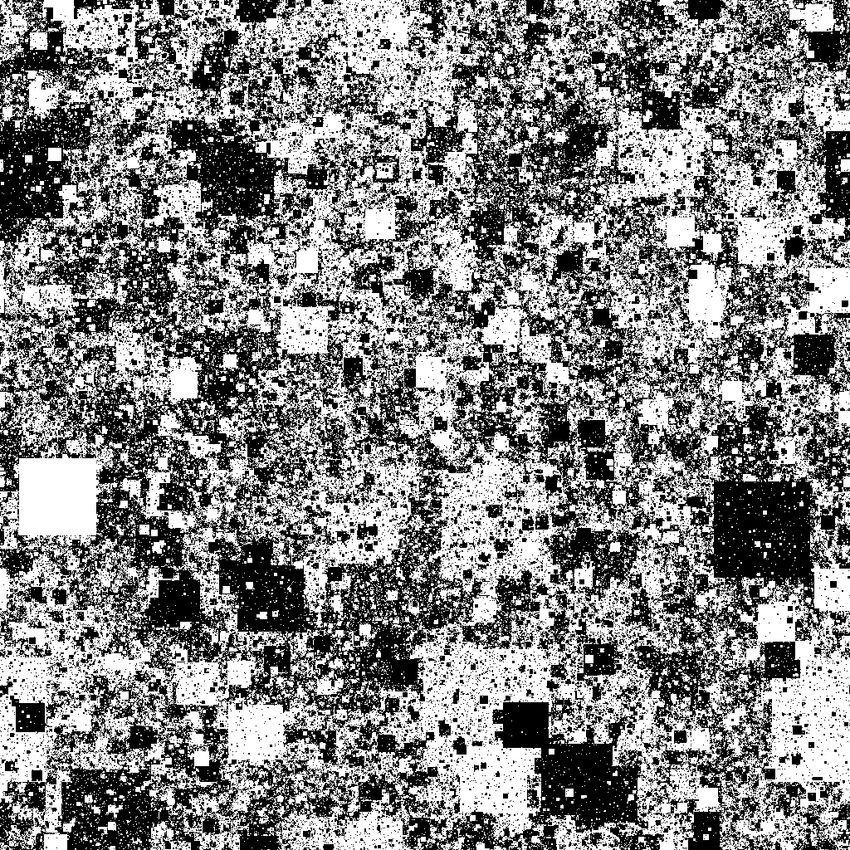
#> input picture test_image.png, 850 x 850 px
$ python prova.py
#> lines starting #> are read from the running program, lines starting #| are printed output that depends on the picture
import cv2
import numpy as np
from matplotlib import pyplot as plt
from wand.image import Image

# Ottieni immagine centrata in 769x769
def img_center(image):
    altezza, larghezza = image.shape[:2]
    x_inizio = (larghezza - 769) // 2
    y_inizio = (altezza - 769) // 2
    x_fine = x_inizio + 769
    y_fine = y_inizio + 769

    center = image[y_inizio:y_fine, x_inizio:x_fine]

    return center


# Esegui lo slicing delle quattro sottoporzioni
def subimage(image):

    hr_1 = image[0:768, 0:768]               # inizia da (0,0) e si estende fino a (768, 768)
    hr_2 = image[0:768, 1:769]               # inizia da (0,1) e si estende fino a (768, 769)
    hr_3 = image[1:769, 0:768]
    hr_4 = image[1:769, 1:769]

    return hr_1, hr_2, hr_3, hr_4


# Immagini LR
def low_resolution(images_hr, M):
    images_lr = []
    for image_hr in images_hr:
        # Creazione di un'immagine vuota LR
        #image_lr = (image_hr * 255.0 / np.max(image_hr)).astype(np.uint8)
        image_lr = np.zeros_like(image_hr[::M, ::M])

        # Iterazione su righe e colonne delle immagini HR di passo 2 (M)
        for i in range(0, 768, M):
            for j in range(0, 768, M):

                # Calcolo dell'indice corrispondente nelle immagini LR
                k = i // M
                l = j // M

                # Calcolo della media nell'intorno MxM e assegnazione a lr_image
                image_lr[k, l] = int(image_hr[i:i+M, j:j+M].mean())

        # Aggiunta di lr_image alla lista di immagini LR
        images_lr.append(image_lr)

    return images_lr

# Aggiungi rumore alle immagini LR
def add_noise(images):
    images_noise = []
    for image in images:

        # Converti l'immagine in oggetto Wand Image
        img = Image.from_array(image)

        # Applica il rumore gaussiano
        img.noise(noise_type='gaussian', attenuate=5)

        # Converte l'immagine di Wand Image a numpy array
        noisy_image = np.array(img)

        images_noise.append(noisy_image)

    return images_noise


# Estrai i punti chiave e i descrittori
# [22 lines left out: function sift_features, not called in this run]


# Le coppie sono tuple di due elementi, e x[0] rappresenta il primo elemento di ciascuna coppia,
# che è un oggetto che ha un attributo .distance rappresentante la distanza della corrispondenza.
# In questo modo, ordiniamo le coppie in base alla distanza.
def get_distance(x):
    return x[0].distance


# calcola la media degli angoli di inclinazione delle coppie cioè l'angolo di riferimento
# [132 lines left out: functions angle_reference, filter_matches, flann_matching, filter_distance, calculate_distance, not called in this run]

"""
def map_images(image_lr, shift_x, shift_y, hr_size):

    # Creazione della matrice di trasformazione per warpAffine
    matrix = np.float32([[1, 0, shift_x], [0, 1, shift_y]])                 # matrice di traslazione
                                                                            # M = | 1   0   shift_x |    -> muoviti sulle x di shift_x
                                                                            #     | 0   1   shift_y |    -> muoviti sulle y di shift_y
    # Applicazione di warpAffine all'immagine LR
    mapped_image_hr = cv2.warpAffine(image_lr, matrix, hr_size)             # sposta l'immagine di quanto detto in matrix

    return mapped_image_hr


def mapping2(images_lr, M):

    # Inizializza la griglia HR
    hr_height = images_lr[0].shape[0]
    hr_width = images_lr[0].shape[1]
    grid = np.zeros((hr_height, hr_width), dtype=np.float32)

    # Lista per immagini mappate
    hr_images = []

    # Spostamenti desiderati tra le immagini
    desired_shifts = [(0, 0), (0, 0.5), (0.5, 0), (0.5, 0.5)]

    # Loop sulle immagini LR
    for i, image_lr in enumerate(images_lr):
        # Estrai gli spostamenti desiderati per l'iterazione corrente
        desired_shift_x, desired_shift_y = desired_shifts[i]

        # Calcolo degli spostamenti desiderati nella griglia HR
        shift_x = desired_shift_x
        shift_y = desired_shift_y

        # Applicazione della mappatura alle immagini LR
        mapped_image_hr = map_images(image_lr, shift_x, shift_y, (hr_width, hr_height))

        # Aggiungi l'immagine mappata alla lista
        hr_images.append(mapped_image_hr)

    # Sovrapponi le immagini HR sovrapposte sulla griglia HR
    for hr_image in hr_images:
        grid += hr_image

    #return grid/len(hr_images)
    return grid"""

# [41 lines left out: function mapping, not called in this run]


"""
def gridHR2(image):
    # Taglia l'immagine di sovrapposizione
    overlapped_image = image[1:image.shape[0], 1:image.shape[1]]

    # Dimensioni dell'immagine HR risultante
    hr_width = 768
    hr_height = 768

    # Creare un'immagine HR inizializzata a zero
    hr_image = np.zeros((hr_height, hr_width))

    # Fattore di sovrapposizione
    overlapping_factor = 2

    # Iterare attraverso gli indici delle immagini HR
    for hr_i in range(hr_height):
        for hr_j in range(hr_width):
            # Calcolare gli indici corrispondenti nell'immagine LR
            lr_i = hr_i // overlapping_factor
            lr_j = hr_j // overlapping_factor

            # Assegnare il valore del pixel HR in base alla media dei 4 pixel LR sovrapposti
            hr_image[hr_i, hr_j] = np.mean(overlapped_image[lr_i:lr_i+overlapping_factor, lr_j:lr_j+overlapping_factor])

    # Ora hr_image contiene l'immagine HR risultante
    return hr_image
"""

# [13 lines left out: function gridHR, not called in this run]


# IMAGES SELECTION BASED ON SFME -------------------------------------------------------------------------------------------------

# Carica un'immagine ad alta risoluzione
image_hr = cv2.imread("test_image.png", cv2.IMREAD_GRAYSCALE)
#> image_hr is the input picture: shape (850, 850); min 0, max 255, mean 130.8

# Ritaglia il centro dell'immagine 769x769
center = img_center(image_hr)

plt.figure(figsize=(12, 8))

# Immagine originale
plt.subplot(121)
plt.title("Immagine HR (850x850)")
plt.imshow(image_hr, cmap='gray')

# Immagine tagliata
plt.subplot(122)
plt.title("Immagine HR (769x769)")
plt.imshow(center, cmap='gray')

plt.show()

# 4 immagini hr 768x768
images_hr = subimage(center)
#> in subimage, `hr_1 = image[0:768, 0:768]`:
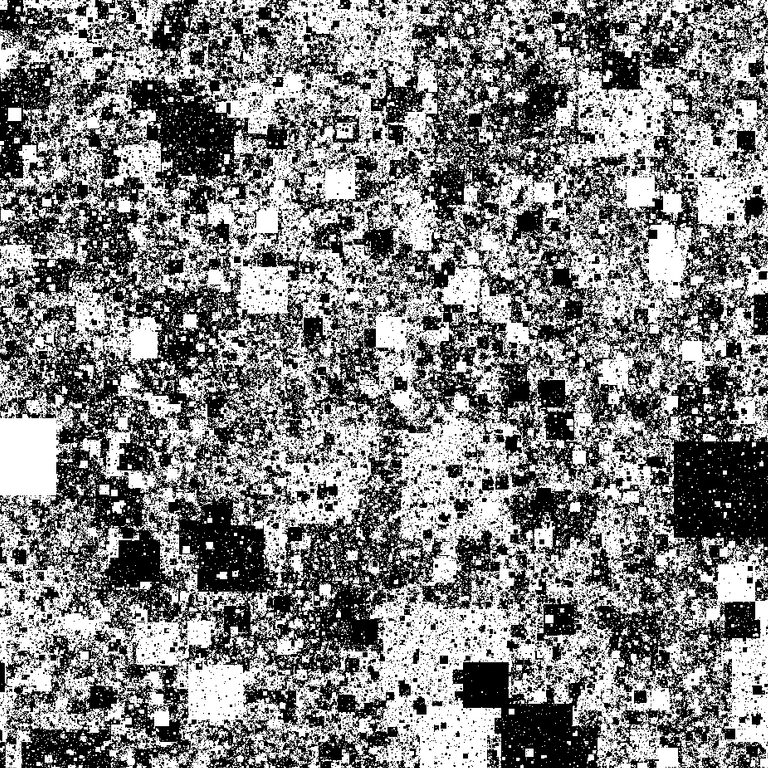
#> hr_1: shape (768, 768); min 0, max 255, mean 129.7
#> in subimage, `hr_2 = image[0:768, 1:769]`:
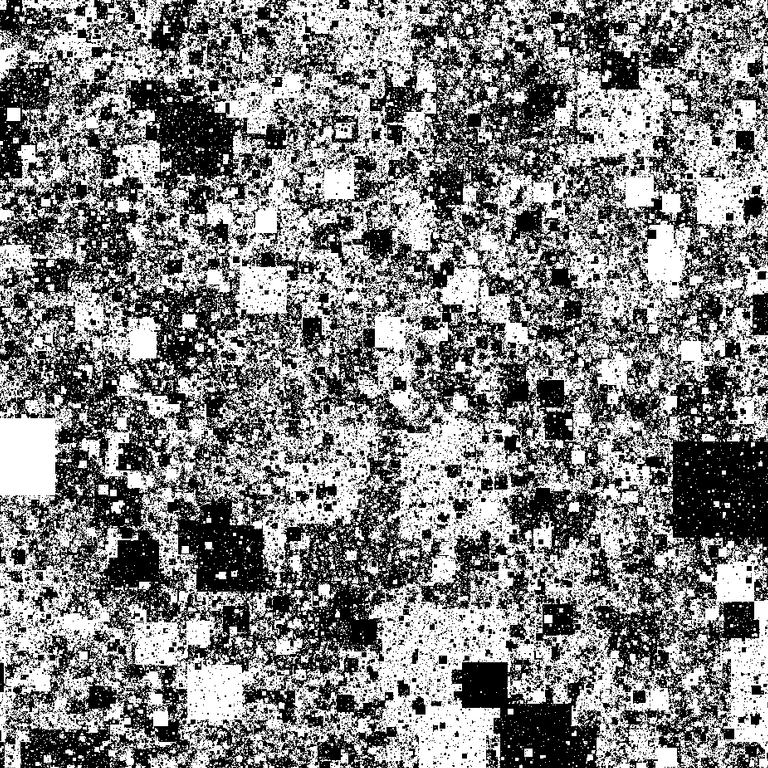
#> hr_2: shape (768, 768); min 0, max 255, mean 129.7
#> in subimage, `hr_3 = image[1:769, 0:768]`:
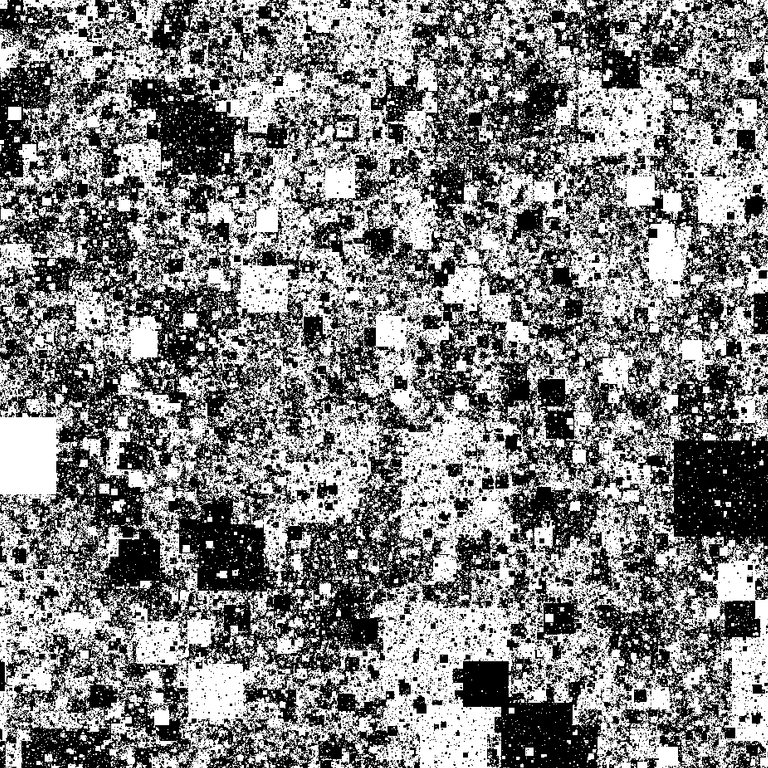
#> hr_3: shape (768, 768); min 0, max 255, mean 129.7
#> in subimage, `hr_4 = image[1:769, 1:769]`:
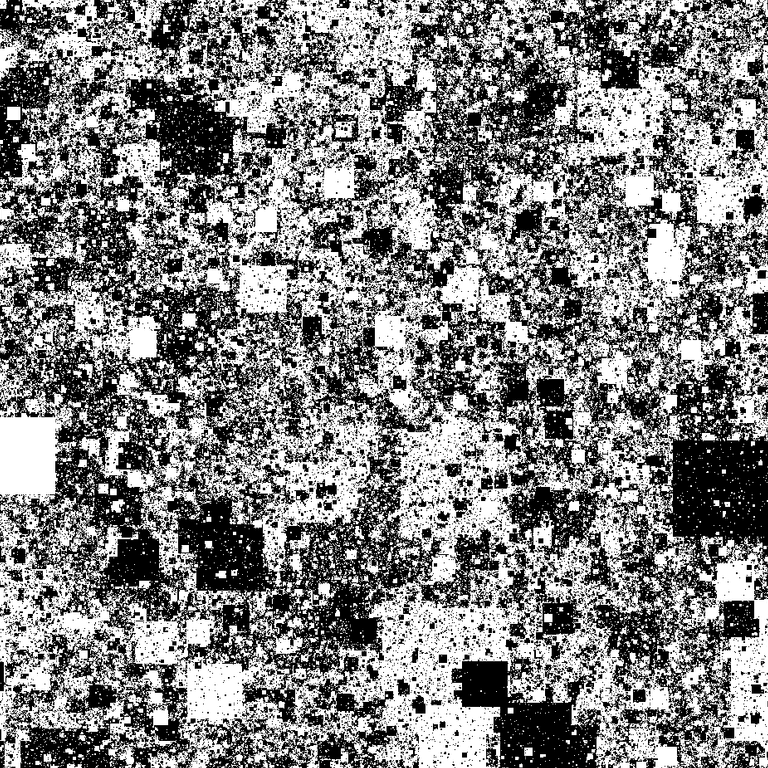
#> hr_4: shape (768, 768); min 0, max 255, mean 129.7

plt.figure(figsize=(12, 8))
if images_hr is not None:
    for i, image_hr in enumerate(images_hr, 1):
        plt.subplot(2, 2, i)
        plt.imshow(image_hr, cmap='gray')
        plt.title(f"HR_{i} (768x 768)")
#> this loop made 4 passes

plt.show()


# Size dell'intorno [MxM] del pixel in cui effettuare la media dei valori
M = 2

# Simula immagini a bassa risoluzione
images_lr = low_resolution(images_hr, M)
#> the loop in low_resolution, `for image_hr in images_hr: # Creazione di un'immagine vuota LR` made 4 passes
#> after the loop in low_resolution, `for image_hr in images_hr:`:
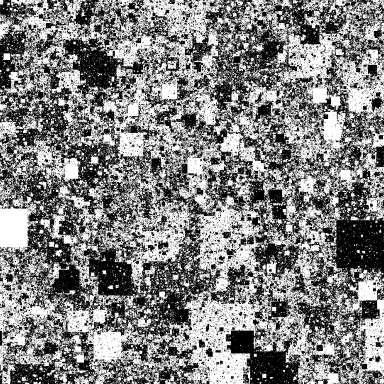
#> image_lr: shape (384, 384); min 0, max 255, mean 129.4
#> after the loop in low_resolution, `for image_hr in images_hr:`: images_lr = 4 items
#> images_lr = 4 items
plt.figure(figsize=(12, 8))
if images_lr is not None:
    for i, image_lr in enumerate(images_lr, 1):
        plt.subplot(2, 2, i)
        plt.imshow(image_lr, cmap='gray')
        plt.title(f"LR_{i} (384x384)")

plt.show()
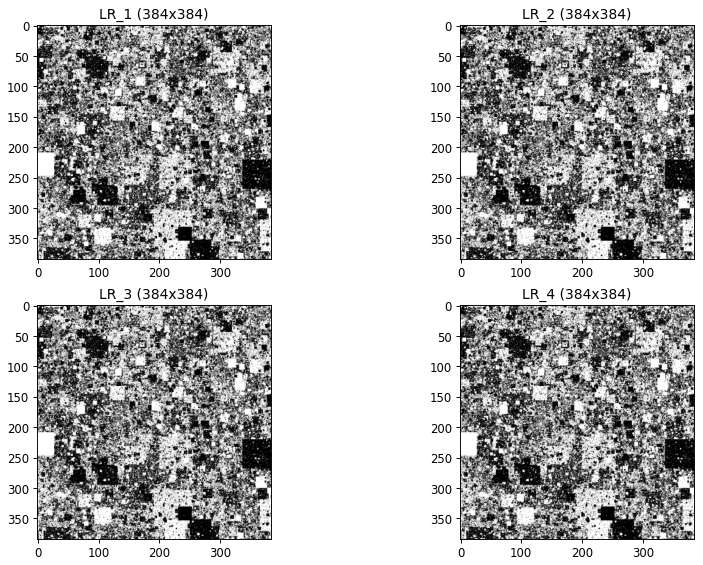
#> figure drawn by matplotlib, 4 panels

cv2.imwrite('LR_1.png', images_lr[0])
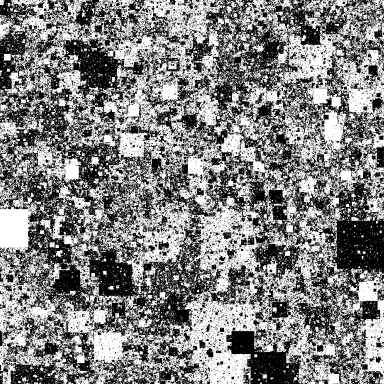
#> saved as LR_1.png: shape (384, 384); min 0, max 255, mean 129.4
#> the loop in add_noise, `for image in images:  # Converti l'immagine in oggetto Wand Image` made 1 pass
#> after the loop in add_noise, `for image in images:`: images_noise = []
cv2.imwrite('LR_2.png', images_lr[3])


# Aggiungi rumore alle immagini LR
#> (the run stopped early here; a loop or call above may not have finished)

$ run again, with area_centrale.png copied over test_image.png
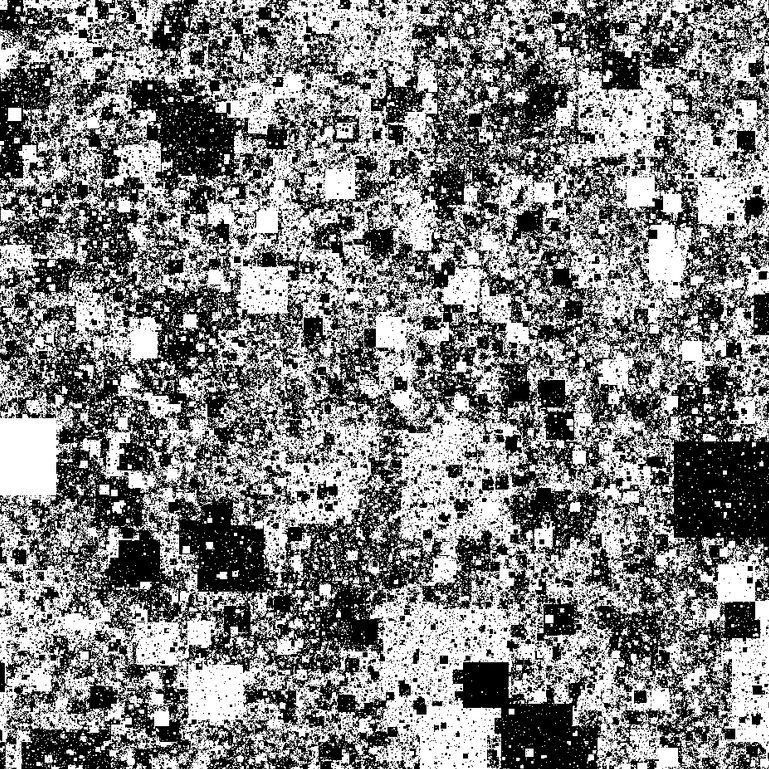
#> input picture area_centrale.png, 769 x 769 px
#> image_hr is the input picture: shape (769, 769); min 0, max 255, mean 129.7
#> `plt.show()`:
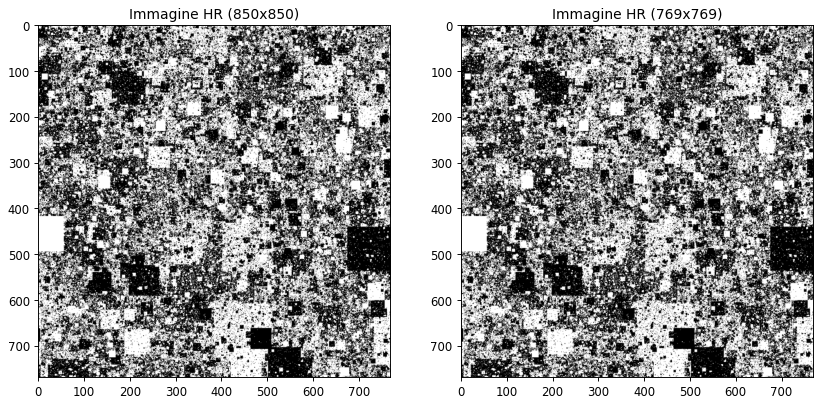
#> figure drawn by matplotlib, 2 panels
#> the loop `for i, image_hr in enumerate(images_hr, 1):` made 4 passes
#> the loop in low_resolution, `for image_hr in images_hr: # Creazione di un'immagine vuota LR` made 4 passes
#> after the loop in low_resolution, `for image_hr in images_hr:`: images_lr = 4 items
#> the loop `for i, image_lr in enumerate(images_lr, 1):` made 4 passes
#> the loop in add_noise, `for image in images:  # Converti l'immagine in oggetto Wand Image` made 1 pass
#> after the loop in add_noise, `for image in images:`: images_noise = []
